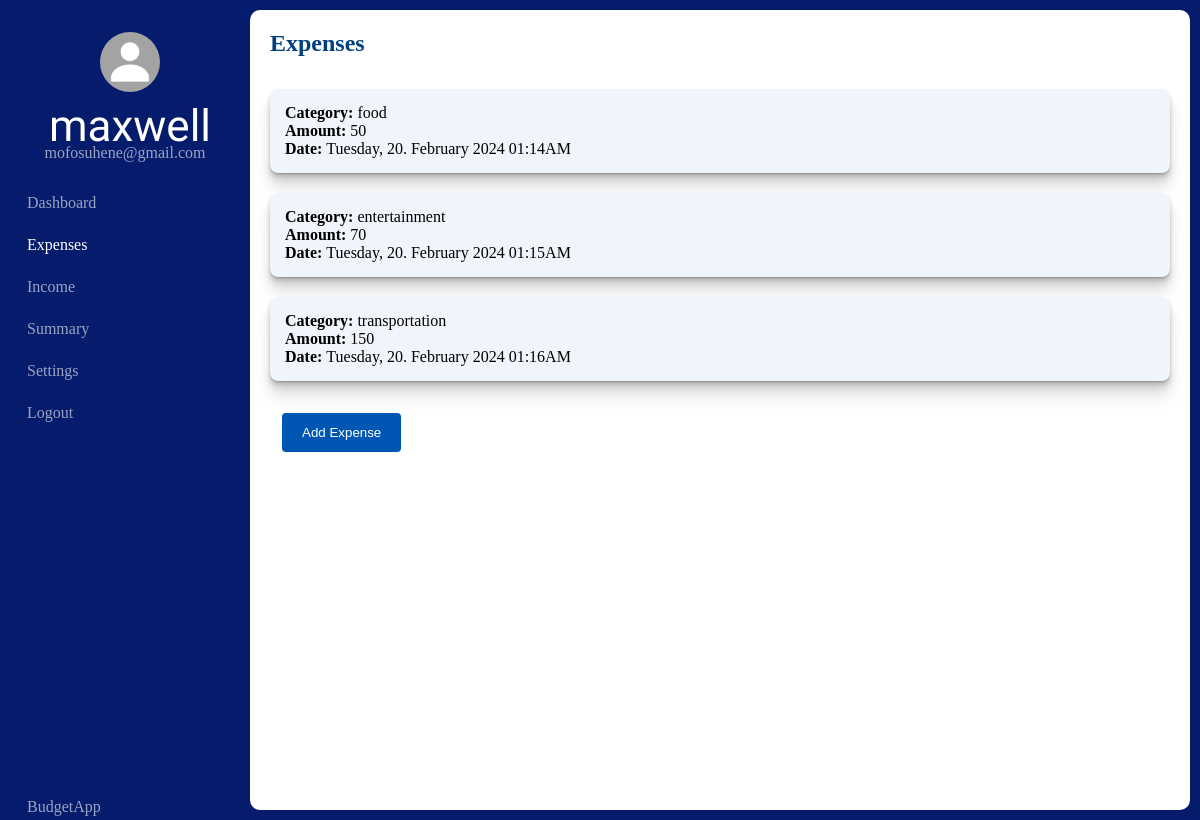
The app's page /expenses/1 (signed in), older data.
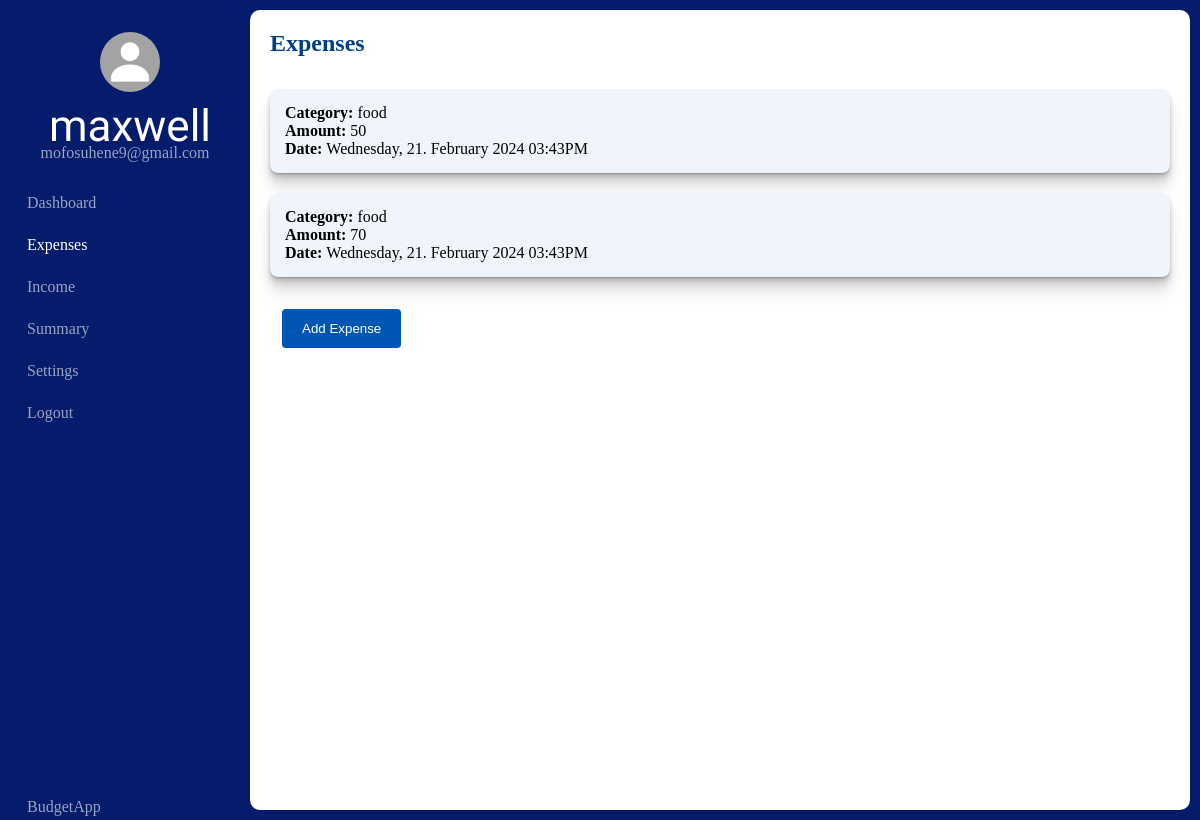
The same page, newer data.
### tables this page shows
CREATE TABLE User(
                id INTEGER PRIMARY KEY AUTOINCREMENT,
                User_First_Name TEXT NOT NULL,
                User_Last_Name TEXT NOT NULL,
                User_Email TEXT  UNIQUE NOT NULL,
                User_Password TEXT NOT NULL
                );

CREATE TABLE Expenses(
                id INTEGER PRIMARY KEY AUTOINCREMENT,
                Category TEXT NOT NULL,
                Expense INTEGER NOT NULL,
                Date TEXT NOT NULL,
                MonthAndYear TEXT NOT NULL,
                DayOfWeek TEXT NOT NULL,
                User_id INTEGER ,
                FOREIGN KEY (User_id) REFERENCES User (id)
                );

### app.py (the view)
@app.get("/expenses/<int:id>")
def expenses(id):
    user = get_current_user()
    if user is not None:
        db_connection = get_db()
        cursor = db_connection.cursor()
        cursor.execute("SELECT User_First_Name, User_Last_Name, User_Email FROM User WHERE id = ?", (id,))
        user_data = cursor.fetchone()
        first_name = user_data[0]
        user_email = user_data[2]
        entries = cursor.execute("SELECT User_First_Name,User_Email,Category, Expense, Date FROM Expenses JOIN User on Expenses.User_id == User.id WHERE User_id = ?", (id,))
        return render_template("expenses.html", id=id, entries=entries, first_name=first_name, user_email=user_email)
    return render_template("index.html")

### app.py (called while the page is built)
def get_current_user():
    user = None
    if "user" in session:
        user = session["user"]
        with get_db() as conn:
            cursor = conn.cursor()
            cursor.execute("SELECT user_Email,User_Password, id FROM User WHERE User_Email = ?", (user,))
            user = cursor.fetchone()
    return user

def get_db():
    connection = sqlite3.connect(DATABASE)
    return connection

### templates/expenses.html (shortened to what this page needs)
<!DOCTYPE html>
<html lang="en">
<head>
    <link rel="stylesheet" href="{{ url_for('static', filename='css/expenses_style.css') }}">
</head>
<body>
  <nav class="nav-bar">
    <ul>
        <li>
            <a href="#" class="logo">
                <div class="user-profile">
                    <img src="{{ url_for('static', filename='images/MyPassportPicture.jpg') }}" alt=""/>
                    <span class="nav-item">
                    {{ first_name }}<br>
                    </span>
                    <span class="email">{{ user_email }}</span>
                </div>
            </a>
        </li>
        <li>
            <a href="/dashboard/{{id}}">
                <span class="nav-item menu">
                    Dashboard
                </span>
            </a>
        </li>
        <li>
            <a href="/expenses/{{id}}">
                <span class="nav-item active">
                    Expenses
                </span>
            </a>
        </li>
        <li>
            <a href="/income/{{id}}">
                <span class="nav-item menu">
                    Income
                </span>
            </a>
        </li>
        <li>
            <a href="/summary/{{id}}">
                <span class="nav-item menu">
                    Summary
                </span>
            </a>
        </li>
        <li>
            <a href="#">
                <span class="nav-item menu">
                    Settings
                </span>
            </a>
        </li>
        <li>
            <a href="{{ url_for('logout') }}">
                <span class="nav-item menu">
                    Logout
                </span>
            </a>
        </li>
        <li>
            <a href="/dashboard" class="applogo">
                <span class="nav-item">
                    BudgetApp
                </span>
            </a>
        </li>
    </ul>
</nav>
<section>
  <div class="white" id="add__section">
    <div class="title">
        <h2>Expenses</h2>
    </div>
    <ul>
      {% for entry in entries %}
      <li id="entries">
        <strong>Category: </strong>{{ entry[2] }} <br>
        <strong>Amount: </strong>{{ entry[3] }} <br>
        <strong>Date: </strong>{{ entry[4] }}</li>
        {% endfor %}
      </ul>
      <a href="/addexpenses/{{id}}">
        <div class="button-container">
          <button type="submit" class="custom-button">Add Expense</button>
        </div>
      </a>
    </div>
    </section>
</body>
</html>

### static/css/expenses_style.css (style rules this page uses)
* { margin: 0; padding: 0; outline: none; border: none; text-decoration: none; box-sizing: border-box; }
body { background-color: #051b6b; }
.active { color: white; }
nav { position: fixed; top: 0; bottom: 0; height: 100%; left: 0; margin-top: 20px; }
.logo { text-align: center; display: flex; justify-content: center; }
.logo img { width: 60px; height: 60px; border-radius:50%; display: flex; justify-content:center; align-items: center; margin-left: 10px; }
.email { font-size: 16px; margin-left: 0; color: rgb(255, 255, 255,0.6); }
.user-profile { display: flex; flex-direction: column; font-size: 26px; justify-content: center; align-items: center; color: white; }
.user-profile .nav-item { font-family: "Jomhuria"; font-size: 44px; }
a { position: relative; color: rgb(255, 255, 255,0.6); font-size: 16px; display: block; width: 250px; padding: 12px; }
.nav-item { position: relative; top: 8px; margin-left: 20px; left: -5px; }
.applogo { position: fixed; bottom: 0; }
.white { margin: 10px 10px 10px 250px; border-radius: 10px; min-height: 100vh; background-color: #fff; padding: 20px; }
#entries { margin-bottom: 20px; border: 1px solid #bdd7ea; border: 20px; padding: 15px; border-radius: 8px; background-color: #f0f5fb; box-shadow: 0 1px 1px rgba(0, 0, 0, 0.1), 0 2px 2px rgba(0, 0, 0, 0.1), 0 4px 4px rgba(0, 0, 0, 0.1), 0 8px 8px rgba(0, 0, 0, 0.1), 0 16px 16px rgba(0, 0, 0, 0.1);; }
ul { list-style: none; padding: 0; }
button { background-color: #0056b3; color: #fff; padding: 12px 20px; border: none; border-radius: 4px; cursor: pointer; }
.title { padding-bottom: 22px; }
.title h2 { color: #004080; padding-bottom: 10px; }

Row changes from the older to the newer data that the page shows:
removed Expenses: Category "transportation", Expense "150", Date "Tuesday, 20. February 2024 01:16AM"
changed User "maxwell": User_Email "mofosuhene@gmail.com" → "mofosuhene9@gmail.com"
changed Expenses (number 1 of 2 on the later page): Date "Tuesday, 20. February 2024 01:14AM" → "Wednesday, 21. February 2024 03:43PM"
changed Expenses (number 2 of 2 on the later page): Category "entertainment" → "food"; Date "Tuesday, 20. February 2024 01:15AM" → "Wednesday, 21. February 2024 03:43PM"
